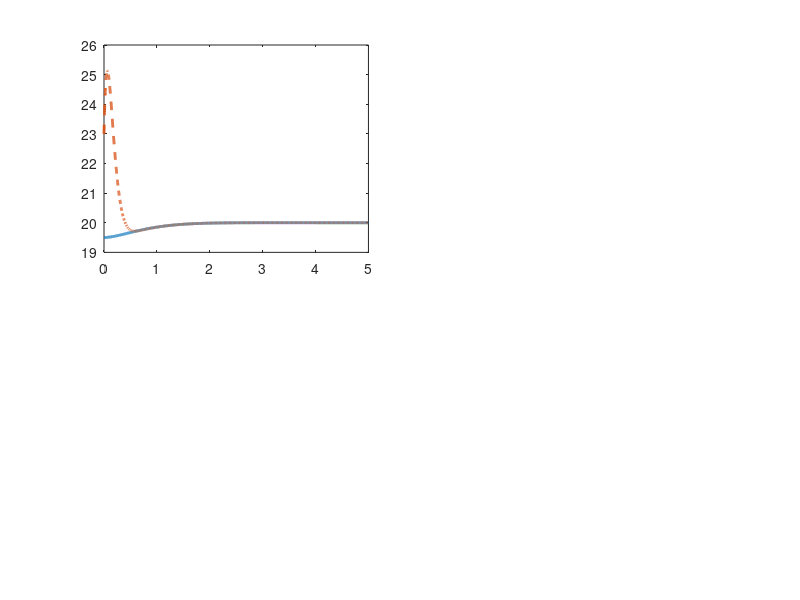

The MATLAB script that drew this image: (Note: this script raises an error after producing the figure.)
%% reduced-order luenberger observer: convergence along a non-equilibrium trajectory
clear; clc; close all;

% vehicle and tire parameters
m  = 342;  Jw = 1.13;  Rr = 0.33;  g = 9.81;  FN = m*g;
c1 = 1.2801; c2 = 23.99; c3 = 0.52; c4 = 0.03;

% equilibrium values
lambda_star = 0.2;
Vx_star     = 20;
mu_star = (c1*(1-exp(-c2*lambda_star)) - c3*lambda_star) * exp(-c4*Vx_star);
u_star  = mu_star * FN * Rr * (1 + (1-lambda_star)*Jw/(m*Rr^2));

fprintf('=== reduced-order observer design ===\n');
fprintf('u* = %.3f N*m, mu* = %.4f\n\n', u_star, mu_star);

% reduced-order observable subsystem: x_o = [Vx; lambda], y = lambda
Ao = [0.1883  1.4362;
      0.3178  2.7380];
Bo = [0;
      0.0146];
Co = [0 1];

% controller design via pole placement
ts   = 2.0;
zeta = 0.9;
wn   = 4/(zeta*ts);
pc1 = -zeta*wn + 1i*wn*sqrt(1-zeta^2);
pc2 = -zeta*wn - 1i*wn*sqrt(1-zeta^2);
K   = place(Ao, Bo, [pc1 pc2]);
Acl = Ao - Bo*K;
p_cl = eig(Acl);

fprintf('controller poles:\n');
fprintf('  %.6f %+.6fj\n', real(p_cl(1)), imag(p_cl(1)));
fprintf('  %.6f %+.6fj\n', real(p_cl(2)), imag(p_cl(2)));
fprintf('K = [%.3f  %.3f]\n\n', K(1), K(2));

% observer design (faster than controller)
alpha = 5;
p_obs = alpha * p_cl;
L = place(Ao', Co', p_obs).';
Aobs = Ao - L*Co;
p_ob = eig(Aobs);

fprintf('observer poles (alpha=%.1f):\n', alpha);
fprintf('  %.6f %+.6fj\n', real(p_ob(1)), imag(p_ob(1)));
fprintf('  %.6f %+.6fj\n', real(p_ob(2)), imag(p_ob(2)));
fprintf('L = [%.3f; %.3f]\n\n', L(1), L(2));

% simulation setup
t_sim = 5.0;
dt    = 0.001;
t     = 0:dt:t_sim;
xo_star = [Vx_star; lambda_star];

% initial conditions
xo0 = [19.5; 0.30];      % true state (non-equilibrium)
xhat0 = [23.0; 0.10];    % initial estimate (intentionally wrong)

xo   = zeros(2, length(t));
xhat = zeros(2, length(t));
u    = zeros(1, length(t));
y    = zeros(1, length(t));
xo(:,1)   = xo0;
xhat(:,1) = xhat0;

for k = 1:length(t)-1
    % true deviation from equilibrium
    dx = xo(:,k) - xo_star;
    
    % control law
    du = -K * dx;
    u(k) = u_star + du;
    
    % measurement
    y(k) = Co * xo(:,k);
    
    % true system dynamics
    ddx = Acl * dx;
    xo(:,k+1) = xo(:,k) + ddx*dt;
    
    % observer update
    dxhat = xhat(:,k) - xo_star;
    dy    = y(k) - lambda_star;
    dyhat = (Co*xhat(:,k)) - lambda_star;
    ddxhat = Ao*dxhat + Bo*du + L*(dy - dyhat);
    xhat(:,k+1) = xhat(:,k) + ddxhat*dt;
end

u(end) = u(end-1);
y(end) = Co*xo(:,end);

% estimation error analysis
e = xo - xhat;
fprintf('final errors at t=%.1f s:\n', t_sim);
fprintf('  abs(Vx - Vxhat)      = %.8f\n', abs(e(1,end)));
fprintf('  abs(lambda - lambdahat) = %.8f\n\n', abs(e(2,end)));

% find convergence time (1% error band)
tol_convergence = 0.01 * Vx_star;
conv_idx = find(abs(e(1,:)) <= tol_convergence, 1, 'first');
if ~isempty(conv_idx)
    t_conv = t(conv_idx);
    fprintf('observer convergence time (1%% band): %.3f s\n\n', t_conv);
end

% plotting convergence
figure('Position', [120 120 1200 700]);

subplot(2,2,1);
plot(t, xo(1,:), 'LineWidth', 2); hold on;
plot(t, xhat(1,:), '--', 'LineWidth', 2);
yline(Vx_star, 'k:', 'LineWidth', 1.5);
if exist('t_conv','var')
    xline(t_conv, 'g--', 'LineWidth', 1, 'Alpha', 0.5);
end
grid on;
xlabel('Time (s)'); ylabel('Vx (m/s)');
title('Velocity: true vs estimated');
legend('Vx (true)','Vxhat (estimated)','Vx* (equilibrium)','Location','best');

subplot(2,2,2);
plot(t, xo(2,:), 'LineWidth', 2); hold on;
plot(t, xhat(2,:), '--', 'LineWidth', 2);
yline(lambda_star, 'k:', 'LineWidth', 1.5);
if exist('t_conv','var')
    xline(t_conv, 'g--', 'LineWidth', 1, 'Alpha', 0.5);
end
grid on;
xlabel('Time (s)'); ylabel('lambda');
title('Slip ratio: true vs estimated');
legend('lambda (true)','lambdahat (estimated)','lambda* (equilibrium)','Location','best');

subplot(2,2,3);
plot(t, e(1,:), 'LineWidth', 2); hold on;
yline(0, 'k--', 'LineWidth', 1.5);
if exist('t_conv','var')
    xline(t_conv, 'g--', 'LineWidth', 1, 'Alpha', 0.5);
end
grid on;
xlabel('Time (s)'); ylabel('Error (m/s)');
title('Estimation error in Vx');

subplot(2,2,4);
plot(t, e(2,:), 'LineWidth', 2); hold on;
yline(0, 'k--', 'LineWidth', 1.5);
if exist('t_conv','var')
    xline(t_conv, 'g--', 'LineWidth', 1, 'Alpha', 0.5);
end
grid on;
xlabel('Time (s)'); ylabel('Error');
title('Estimation error in lambda');

sgtitle('Section 4.2: Reduced-order Luenberger Observer - Convergence along a Non-equilibrium Trajectory', ...
'FontSize', 14, 'FontWeight', 'bold');